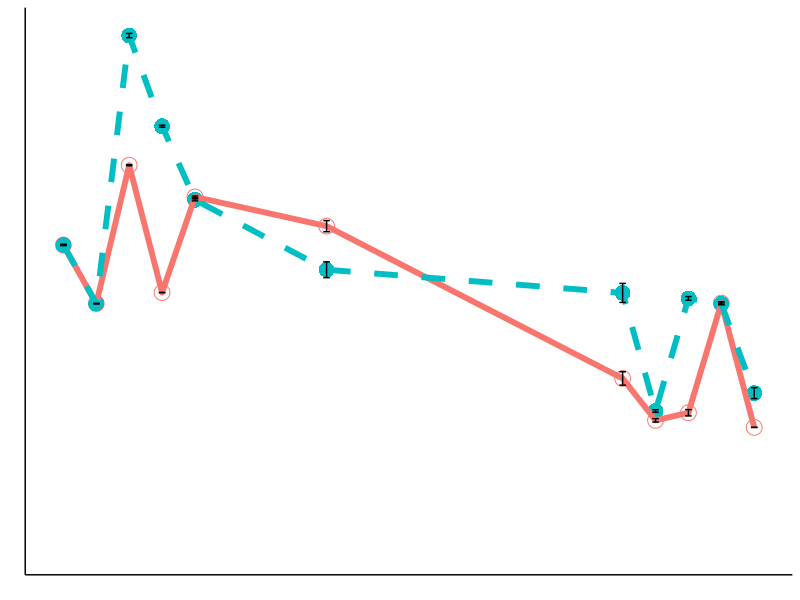

This figure's R source: (Note: this script raises an error after producing the figure.)
### Jordan Winter CURE Manuscript HW

###
### Jordan: Create abiotic figures through time and run stats
###

### Graphs: there should be 4 graphs (temperature, humidity, soil moisture, light availability) -- add them to the google slides
### Stats: run an anova comparing each week (i.e. how did the treatment affect temperature for week 1, etc.)
### Don't worry about putting the stats onto the figure yet! just screenshot the results and out it in the google slides
### You can choose to start fresh on this and do it your way or I have a seperate Rscript in the github repository that you can adapt for this. 
### This was an old script and I'd prefer if you copy pieces of it to your new script because there are likely many errors/things that have since been fixed :)

###
# Load Packages
###

library(ggplot2)
library(lmerTest)
library(stringr)  
library(multcomp)
library(tidyverse)

###
# Set your own WD
###

# Push the button or code it here

###
# Set Theme
###

theme_update(axis.title.x=element_text(size=50, vjust=-0.35, margin=margin(t=12)),
             axis.text.x=element_text(size=50),
             axis.title.y=element_text(size=50, angle=90, vjust=0.5, margin=margin(r=15)),
             axis.text.y=element_text(size=50),
             plot.title =element_blank(),
             legend.position = "none",
             legend.text=element_text(size=50),
             panel.grid.major = element_blank(),
             panel.grid.minor = element_blank(),
             panel.background = element_blank(),
             axis.line = element_line(colour = "black")
)

###
# Read in Data
###

df_all <- read.csv("ALL_llp315cure_499data.csv")


###
# Abiotic Temperature Figure
###

# Make a cute lil subset

TempSubset <- df_all %>% 
  select(fall_plant_ID,spring_plant_ID,treatment,week_num,air_temp) %>% 
  separate(fall_plant_ID,c("Day","Treatment","Plant_Number"),sep="-") %>%
  separate(spring_plant_ID,c("Day","Treatment","Plant_Number"),sep="-") %>% 
  group_by(treatment,week_num) %>% 
  summarize(Air_Temp_std=sd(air_temp),Air_Temp_Mean=mean(air_temp),Air_Temp_n=length(air_temp))%>%
  mutate(Air_Temp_St_Error=Air_Temp_std/sqrt(Air_Temp_n)) %>% 
  ungroup()

# Graph that bad boy

All_TempGraph <- ggplot(TempSubset,aes(x=week_num, y=Air_Temp_Mean,group=treatment))+
  geom_point(aes(color=treatment,shape=treatment),size=5)+
  geom_line(aes(color=treatment,linetype=treatment),size=2)+
  scale_linetype_manual(values=c("solid","dashed"))+
  scale_shape_manual(values=c(1,16))+
  geom_errorbar(aes(ymin=Air_Temp_Mean-Air_Temp_St_Error,ymax=Air_Temp_Mean+Air_Temp_St_Error),width=0.2)+
  xlab(element_blank())+
  ylab(element_blank())+
  expand_limits(y=c(10,30))+
  theme_bw() +
  theme(legend.position = "none",axis.text.y = element_blank(),axis.ticks.y = element_blank(),axis.text.x = element_blank(),axis.ticks.x = element_blank(),text=element_text(size=30),panel.border = element_blank(), panel.grid.major = element_blank(),panel.grid.minor = element_blank(), axis.line = element_line(colour = "black"),axis.text = element_text(color="black")) 

# View Graph

All_TempGraph

#
#Check for normality
shapiro.test(TempSubset$Air_Temp_Mean)
# p = .253 NORMAL :)

parametric_temp_aov <- aov(data = TempSubset, Air_Temp_Mean ~ treatment)
summary(temp_aov)
# P = .313 --- No signif :(

###
# Abiotic Humidity Figure
###

# Make a cute lil subset

HumiditySubset <- df_all %>% 
  select(fall_plant_ID,spring_plant_ID,treatment,week_num,humidity) %>% 
  separate(fall_plant_ID,c("Day","Treatment","Plant_Number"),sep="-") %>%
  separate(spring_plant_ID,c("Day","Treatment","Plant_Number"),sep="-") %>% 
  group_by(treatment,week_num) %>% 
  summarize(humidity_std=sd(humidity),humidity_Mean=mean(humidity),humidity_n=length(humidity))%>%
  mutate(humidity_St_Error=humidity_std/sqrt(humidity_n)) %>% 
  ungroup()

# Graph that bad boy

All_HumidityGraph <- ggplot(HumiditySubset,aes(x=week_num, y=humidity_Mean,group=treatment))+
  geom_point(aes(color=treatment,shape=treatment),size=5)+
  geom_line(aes(color=treatment,linetype=treatment),size=2)+
  scale_linetype_manual(values=c("solid","dashed"))+
  scale_shape_manual(values=c(1,16))+
  geom_errorbar(aes(ymin=humidity_Mean-humidity_St_Error,ymax=humidity_Mean+humidity_St_Error),width=0.2)+
  xlab(element_blank())+
  ylab(element_blank())+
  expand_limits(y=c(10,30))+
  theme_bw() +
  theme(legend.position = "none",axis.text.y = element_blank(),axis.ticks.y = element_blank(),axis.text.x = element_blank(),axis.ticks.x = element_blank(),text=element_text(size=30),panel.border = element_blank(), panel.grid.major = element_blank(),panel.grid.minor = element_blank(), axis.line = element_line(colour = "black"),axis.text = element_text(color="black")) 

# Look at it

All_HumidityGraph

#
#Check for normality
shapiro.test(HumiditySubset$humidity_Mean)
# p = .233 NORMAL :)

parametric_humidity_aov <- aov(data = HumiditySubset, humidity_Mean ~ treatment)
summary(parametric_humidity_aov)
# P = .106 --- No signif :(


###
# Abiotic Soil Moisture Figure
###

# Make a cute lil subset

SMSubset <- df_all %>% 
  select(fall_plant_ID,spring_plant_ID,treatment,week_num,soil_moisture) %>% 
  separate(fall_plant_ID,c("Day","Treatment","Plant_Number"),sep="-") %>%
  separate(spring_plant_ID,c("Day","Treatment","Plant_Number"),sep="-") %>% 
  drop_na(soil_moisture) %>% 
  group_by(treatment,week_num) %>% 
  summarize(sm_std=sd(soil_moisture),sm_Mean=mean(soil_moisture),sm_n=length(soil_moisture))%>%
  mutate(sm_St_Error=sm_std/sqrt(sm_n)) %>% 
  ungroup() %>% 
  na.omit()

# Graph that bad boy

All_SMGraph <- ggplot(SMSubset,aes(x=week_num, y=sm_Mean,group=treatment))+
  geom_point(aes(color=treatment,shape=treatment),size=5)+
  geom_line(aes(color=treatment,linetype=treatment),size=2)+
  scale_linetype_manual(values=c("solid","dashed"))+
  scale_shape_manual(values=c(1,16))+
  geom_errorbar(aes(ymin=sm_Mean-sm_St_Error,ymax=sm_Mean+sm_St_Error),width=0.2)+
  xlab(element_blank())+
  ylab(element_blank())+
  expand_limits(y=c(10,30))+
  theme_bw() +
  theme(legend.position = "none",axis.text.y = element_blank(),axis.ticks.y = element_blank(),axis.text.x = element_blank(),axis.ticks.x = element_blank(),text=element_text(size=30),panel.border = element_blank(), panel.grid.major = element_blank(),panel.grid.minor = element_blank(), axis.line = element_line(colour = "black"),axis.text = element_text(color="black")) 

# Look at it

All_SMGraph

#Check for normality
shapiro.test(SMSubset$sm_Mean)
# p = .01675 NOT NORMAL :(

kruskal.test(data = SMSubset, sm_Mean ~ treatment)
# p = .140 --- NOT SIGNIF :(

###
# Abiotic Light Figure
###

# Make a cute lil subset

LightSubset <- df_all %>% 
  select(fall_plant_ID,spring_plant_ID,treatment,week_num,light_avail) %>% 
  separate(fall_plant_ID,c("Day","Treatment","Plant_Number"),sep="-") %>%
  separate(spring_plant_ID,c("Day","Treatment","Plant_Number"),sep="-") %>% 
  drop_na(light_avail) %>% 
  group_by(treatment, week_num) %>% 
  summarize(light_std=sd(light_avail),light_Mean=mean(light_avail),light_n=length(light_avail))%>%
  mutate(light_St_Error=light_std/sqrt(light_n)) %>% 
  ungroup()

# Graph that bad boy

All_LightGraph <- ggplot(LightSubset,aes(x=week_num, y=light_Mean,group=treatment))+
  geom_point(aes(color=treatment,shape=treatment),size=5)+
  geom_line(aes(color=treatment,linetype=treatment),size=2)+
  scale_linetype_manual(values=c("solid","dashed"))+
  scale_shape_manual(values=c(1,16))+
  geom_errorbar(aes(ymin=light_Mean-light_St_Error,ymax=light_Mean+light_St_Error),width=0.2)+
  xlab(element_blank())+
  ylab(element_blank())+
  expand_limits(y=c(10,30))+
  theme_bw() +
  theme(legend.position = "none",axis.text.y = element_blank(),axis.ticks.y = element_blank(),axis.text.x = element_blank(),axis.ticks.x = element_blank(),text=element_text(size=30),panel.border = element_blank(), panel.grid.major = element_blank(),panel.grid.minor = element_blank(), axis.line = element_line(colour = "black"),axis.text = element_text(color="black")) 

#Look at it

All_LightGraph

#Check for normality
shapiro.test(LightSubset$light_Mean)
# p = .010 --- NOT NORMAL :(

kruskal.test(data = LightSubset, light_Mean ~ treatment)
# p = .718 --- NOT SIGNIFICANT :(
